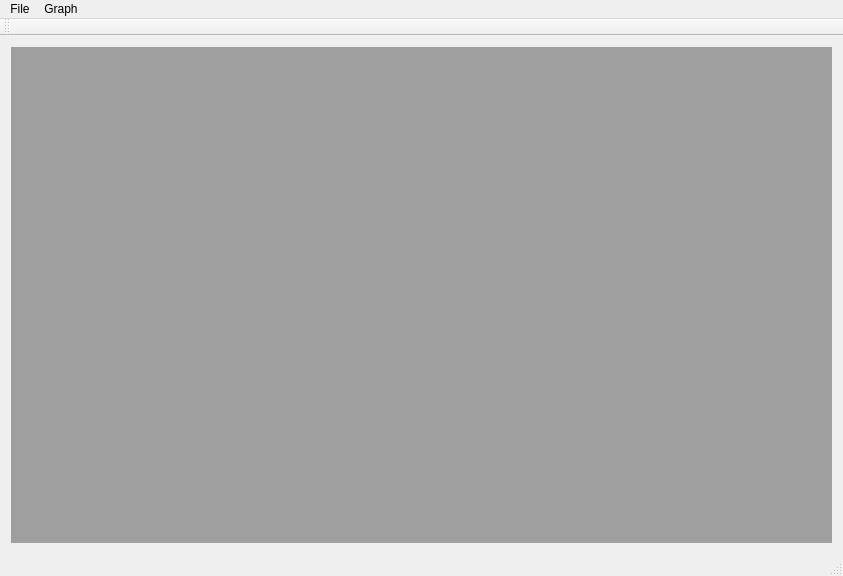
<?xml version="1.0" encoding="UTF-8"?>
<ui version="4.0">
 <class>MainWindow</class>
 <widget class="QMainWindow" name="MainWindow">
  <property name="geometry">
   <rect>
    <x>0</x>
    <y>0</y>
    <width>843</width>
    <height>576</height>
   </rect>
  </property>
  <property name="windowTitle">
   <string>MainWindow</string>
  </property>
  <widget class="QWidget" name="centralWidget">
   <property name="minimumSize">
    <size>
     <width>843</width>
     <height>0</height>
    </size>
   </property>
   <property name="maximumSize">
    <size>
     <width>843</width>
     <height>16777215</height>
    </size>
   </property>
   <layout class="QVBoxLayout" name="verticalLayout_2">
    <item>
     <widget class="QMdiArea" name="mdiArea"/>
    </item>
   </layout>
  </widget>
  <widget class="QMenuBar" name="menuBar">
   <property name="geometry">
    <rect>
     <x>0</x>
     <y>0</y>
     <width>843</width>
     <height>21</height>
    </rect>
   </property>
   <widget class="QMenu" name="menuOpen_File">
    <property name="title">
     <string>File</string>
    </property>
    <addaction name="actionOpen"/>
    <addaction name="actionSave"/>
   </widget>
   <widget class="QMenu" name="menuGraph">
    <property name="title">
     <string>Graph</string>
    </property>
    <addaction name="actionLayers"/>
   </widget>
   <addaction name="menuOpen_File"/>
   <addaction name="menuGraph"/>
  </widget>
  <widget class="QToolBar" name="mainToolBar">
   <attribute name="toolBarArea">
    <enum>TopToolBarArea</enum>
   </attribute>
   <attribute name="toolBarBreak">
    <bool>false</bool>
   </attribute>
  </widget>
  <widget class="QStatusBar" name="statusBar"/>
  <action name="actionOpen">
   <property name="text">
    <string>Open</string>
   </property>
  </action>
  <action name="actionLayers">
   <property name="text">
    <string>Layers</string>
   </property>
  </action>
  <action name="actionSave">
   <property name="text">
    <string>Save</string>
   </property>
  </action>
 </widget>
 <layoutdefault spacing="6" margin="11"/>
 <resources/>
 <connections>
  <connection>
   <sender>actionOpen</sender>
   <signal>triggered()</signal>
   <receiver>MainWindow</receiver>
   <slot>OnFileOpenClick()</slot>
   <hints>
    <hint type="sourcelabel">
     <x>-1</x>
     <y>-1</y>
    </hint>
    <hint type="destinationlabel">
     <x>199</x>
     <y>149</y>
    </hint>
   </hints>
  </connection>
  <connection>
   <sender>actionLayers</sender>
   <signal>triggered()</signal>
   <receiver>MainWindow</receiver>
   <slot>OnLayersClick()</slot>
   <hints>
    <hint type="sourcelabel">
     <x>-1</x>
     <y>-1</y>
    </hint>
    <hint type="destinationlabel">
     <x>421</x>
     <y>287</y>
    </hint>
   </hints>
  </connection>
  <connection>
   <sender>actionSave</sender>
   <signal>triggered()</signal>
   <receiver>MainWindow</receiver>
   <slot>OnFileSaveClick()</slot>
   <hints>
    <hint type="sourcelabel">
     <x>-1</x>
     <y>-1</y>
    </hint>
    <hint type="destinationlabel">
     <x>421</x>
     <y>287</y>
    </hint>
   </hints>
  </connection>
 </connections>
 <slots>
  <slot>OnFileOpenClick()</slot>
  <slot>OnLayersClick()</slot>
  <slot>OnFileSaveClick()</slot>
 </slots>
</ui>
